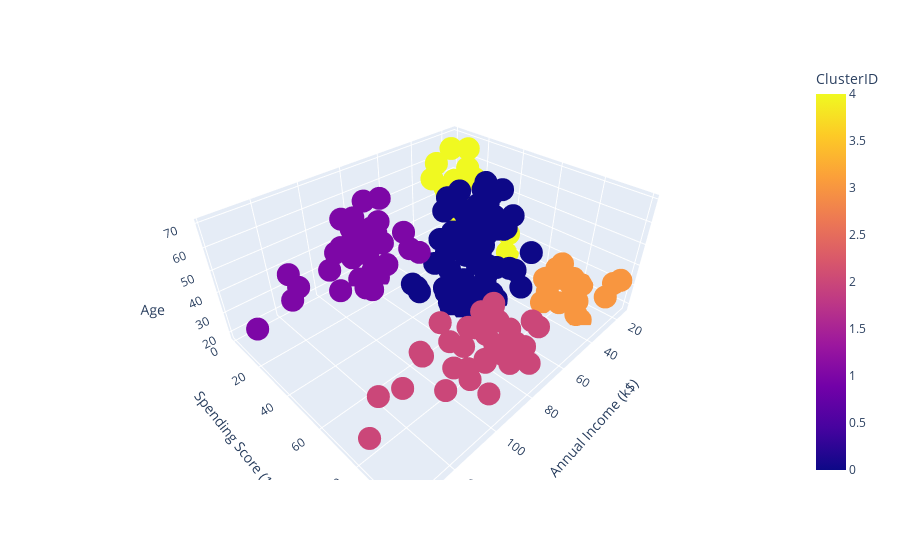

This figure's notebook cell:
### Code cell
Plotly3D(X.columns,ClusterDF)

### Figure 1 — Plotly figure (JSON) as saved in the notebook; plotly's stock layout.template omitted (floating-point values rounded to 4 significant figures; data arrays with more than 128 entries replaced by an {"elided": "..."} marker saying what was removed)
{"data": [{"hovertemplate": "Annual Income (k$)=%{x}<br>Spending Score (1-100)=%{y}<br>Age=%{z}<br>ClusterID=%{marker.color}<extra></extra>", "legendgroup": "", "marker": {"color": {"elided": "200 int values"}, "coloraxis": "coloraxis", "symbol": "circle"}, "mode": "markers", "name": "", "scene": "scene", "showlegend": false, "type": "scatter3d", "x": {"elided": "200 int values"}, "y": {"elided": "200 int values"}, "z": {"elided": "200 int values"}}], "layout": {"coloraxis": {"colorbar": {"title": {"text": "ClusterID"}}, "colorscale": [[0, "#0d0887"], [0.1111, "#46039f"], [0.2222, "#7201a8"], [0.3333, "#9c179e"], [0.4444, "#bd3786"], [0.5556, "#d8576b"], [0.6667, "#ed7953"], [0.7778, "#fb9f3a"], [0.8889, "#fdca26"], [1, "#f0f921"]]}, "legend": {"tracegroupgap": 0}, "margin": {"t": 60}, "scene": {"domain": {"x": [0, 1], "y": [0, 1]}, "xaxis": {"title": {"text": "Annual Income (k$)"}}, "yaxis": {"title": {"text": "Spending Score (1-100)"}}, "zaxis": {"title": {"text": "Age"}}}}}
